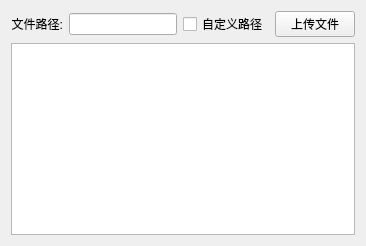
      <widget class="QWidget" name="tab_31">
       <attribute name="title">
        <string>文件上传</string>
       </attribute>
       <layout class="QHBoxLayout" name="horizontalLayout_26">
        <item>
         <layout class="QVBoxLayout" name="verticalLayout_25">
          <item>
           <layout class="QHBoxLayout" name="horizontalLayout_27">
            <item>
             <widget class="QLabel" name="commandLabel_18">
              <property name="sizePolicy">
               <sizepolicy hsizetype="Expanding" vsizetype="Preferred">
                <horstretch>1</horstretch>
                <verstretch>0</verstretch>
               </sizepolicy>
              </property>
              <property name="text">
               <string>文件路径:</string>
              </property>
              <property name="alignment">
               <set>Qt::AlignRight|Qt::AlignTrailing|Qt::AlignVCenter</set>
              </property>
             </widget>
            </item>
            <item>
             <widget class="QLineEdit" name="localListenEdit_10">
              <property name="sizePolicy">
               <sizepolicy hsizetype="Expanding" vsizetype="Fixed">
                <horstretch>10</horstretch>
                <verstretch>0</verstretch>
               </sizepolicy>
              </property>
             </widget>
            </item>
            <item>
             <widget class="QCheckBox" name="checkBox_5">
              <property name="text">
               <string>自定义路径</string>
              </property>
             </widget>
            </item>
            <item>
             <widget class="QPushButton" name="commondButton_22">
              <property name="sizePolicy">
               <sizepolicy hsizetype="Minimum" vsizetype="Fixed">
                <horstretch>1</horstretch>
                <verstretch>0</verstretch>
               </sizepolicy>
              </property>
              <property name="text">
               <string>上传文件</string>
              </property>
             </widget>
            </item>
           </layout>
          </item>
          <item>
           <widget class="QTextEdit" name="commandBasicInfoTextEdit_14">
            <property name="enabled">
             <bool>true</bool>
            </property>
            <property name="overwriteMode">
             <bool>true</bool>
            </property>
           </widget>
          </item>
         </layout>
        </item>
       </layout>
      </widget>
